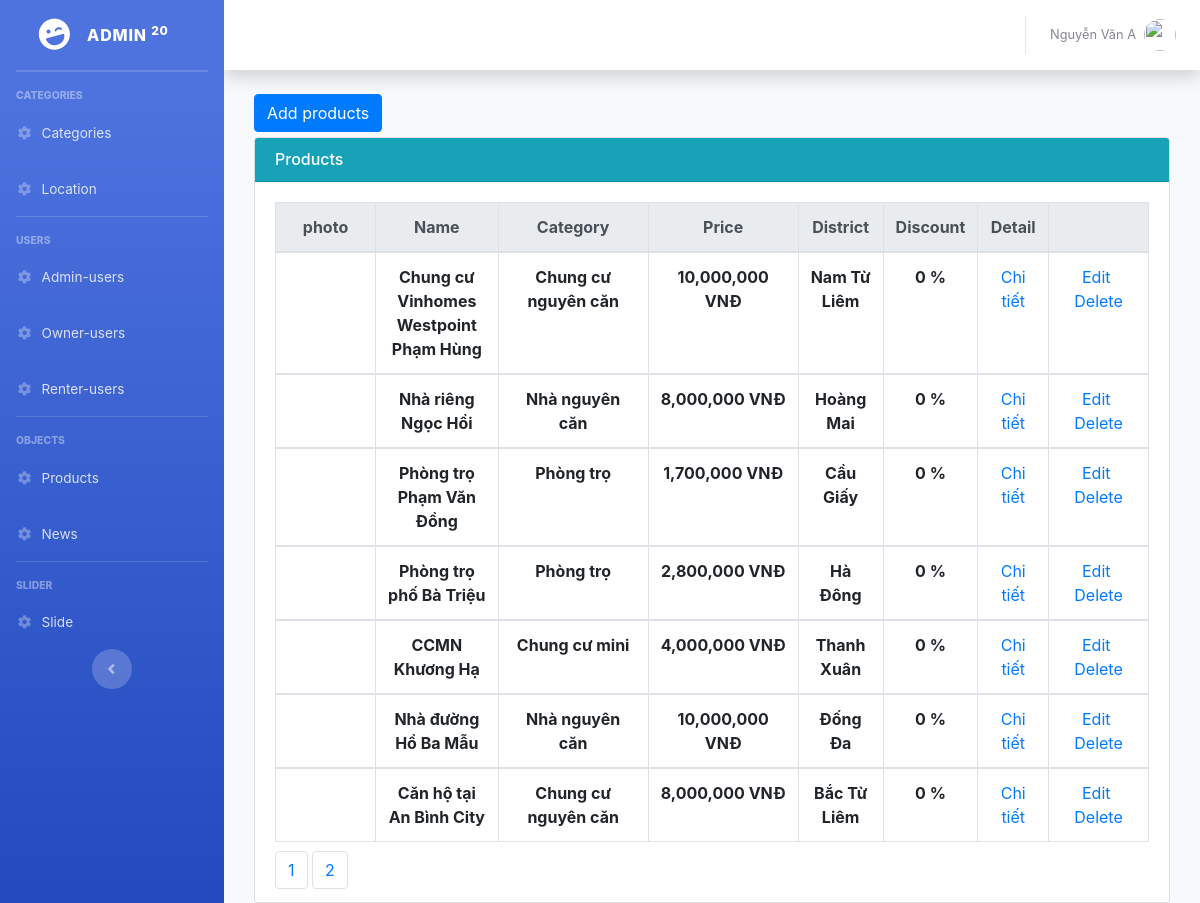
Before: /Backend/Admin/index.php?controller=products&action=read&p=2 (signed in) with the older database file.
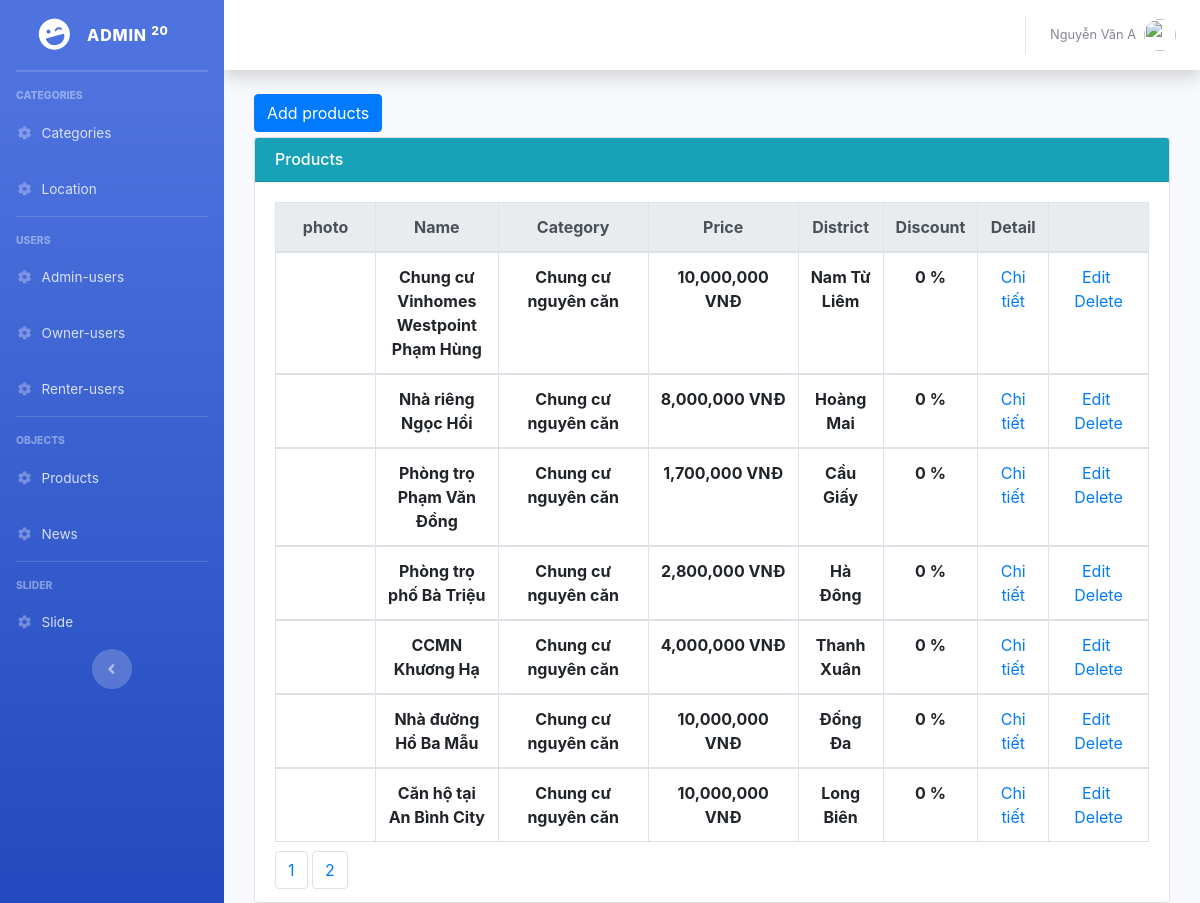
After: the same page with the newer database file.
### tables this page shows
CREATE TABLE `products` (
  `id` int(11) NOT NULL,
  `name` varchar(500) NOT NULL,
  `photo` varchar(255) NOT NULL,
  `owner_id` int(11) NOT NULL,
  `category_id` int(11) NOT NULL,
  `location_id` int(11) NOT NULL,
  `address` varchar(500) NOT NULL,
  `title` varchar(500) NOT NULL,
  `description` varchar(4000) NOT NULL,
  `area` double NOT NULL,
  `discount` double NOT NULL,
  `chung_chu` int(11) NOT NULL,
  `phong_tam` varchar(500) NOT NULL,
  `phong_bep` varchar(500) NOT NULL,
  `dieu_hoa` int(11) NOT NULL,
  `ban_cong` int(11) NOT NULL,
  `hot` int(11) NOT NULL,
  `gia_dien_nuoc` varchar(255) NOT NULL,
  `price` double NOT NULL,
  `quantities` int(11) NOT NULL,
  `date` date NOT NULL
);

CREATE TABLE `categories` (
  `id` int(11) NOT NULL,
  `name` varchar(255) NOT NULL
);

CREATE TABLE `location` (
  `id` int(11) NOT NULL,
  `name` varchar(500) NOT NULL
);

### Backend/Admin/Controllers/ProductsController.php (called while the page is built, shortened)
<?php
	include "Models/ProductsModel.php";
	class ProductsController extends ProductsModel{
		public function read(){
			$recordPerPage = 25;
			$numPage = ceil($this->modelTotal()/$recordPerPage);
			$listRecord = $this->modelRead($recordPerPage);
			include "Views/ProductsView.php";
		}
	}
 ?>

### Backend/Admin/Models/ProductsModel.php (called while the page is built, shortened)
<?php
	class ProductsModel{
		public function modelRead($recordPerPage){
			$total = $this->modelTotal();
			$numPage = ceil($total/$recordPerPage);
			$page = isset($_GET["p"]) && $_GET["p"] > 0 ? $_GET["p"]-1 : 0;
			$from = $page * $recordPerPage;
			$conn = Connection::getInstance();
			$query = $conn->query("select * from products order by id desc limit $from, $recordPerPage");
			return $query->fetchAll();
		}
		public function modelTotal(){
			$conn = Connection::getInstance();
			$query = $conn->query("select id from products order by id desc");
			return $query->rowCount();
		}
		public function modelGetCategoryName($id){
			$conn = Connection::getInstance();
			$query = $conn->query("select * from categories where id = $id");
			$record = $query->fetch();
			return $record->name;
		}
		public function modelGetLocationName($id){
			$conn = Connection::getInstance();
			$query = $conn->query("select * from location where id = $id");
			$record = $query->fetch();
			return $record->name;
		}
	}
 ?>

### Backend/Admin/Views/ProductsView.php (the view, shortened to what this page needs)
<div class="col-md-12" >
    <div style="margin-bottom:5px;">
        <a href="index.php?controller=products&action=create" class="btn btn-primary">Add products</a>
    </div>
    <div class="card card-primary">
        <h6 class="card-header bg-info" style="color: white">Products</h6>
        <div class="card-body">
            <table class="table table-bordered">
              <thead class="thead-light">
                <tr style="text-align: center;">
                  <th scope="col" style="width: 100px;">photo</th>
                  <th scope="col">Name</th>
                  <th scope="col" style="width: 150px;">Category</th>
                  <th scope="col" style="width: 150px;">Price</th>
                  <th scope="col">District</th>
                  <th scope="col" style="width: 80px;">Discount</th>
                  <th scope="col">Detail</th>
                  <th scope="col"style="width: 100px;"></th>
                </tr>
              </thead>
              <?php foreach($listRecord as $rows): ?>
              <tbody>
                <tr style="text-align: center;">
                  <td style="">
                  </td>
                  <th><?php echo $rows->name; ?></th>
                  <th><?php echo $this->modelGetCategoryName($rows->category_id); ?></th>
                  <th> <?php echo number_format($rows->price);?> VNĐ</th>
                  <th><?php echo $this->modelGetLocationName($rows->location_id); ?></th>
                  <th><?php echo number_format($rows->discount); ?> %</th>
                  <td><a href="index.php?controller=products&action=detail&id=<?php echo $rows->id;?>" class="label label-success">Chi tiết</a></td>
                  <td style="text-align:center;">
                    <a href="index.php?controller=products&action=update&id=<?php echo $rows->id; ?>">Edit</a>&nbsp;
                    <a href="index.php?controller=products&action=delete&id=<?php echo $rows->id; ?>" onclick="return window.confirm('Are you sure?');">Delete</a>
                  </td>
                </tr>
              </tbody>
              <?php endforeach; ?>
            </table>
            <ul class="pagination">
                <li class="page-item">
                    <?php for($i = 1; $i <= $numPage; $i++): ?>
                    <a href="index.php?controller=products&action=read&p=<?php echo $i; ?>" class="page-link"><?php echo $i; ?></a>
                    <?php endfor; ?>
                </li>
            </ul>
        </div>
    </div>
</div>

Changed rows visible on the page:
changed products "Nhà riêng Ngọc Hồi": category.name "Nhà nguyên căn" → "Chung cư nguyên căn"
changed products "Phòng trọ Phạm Văn Đồng": category.name "Phòng trọ" → "Chung cư nguyên căn"
changed products "Phòng trọ phố Bà Triệu": category.name "Phòng trọ" → "Chung cư nguyên căn"
changed products "CCMN Khương Hạ": category.name "Chung cư mini" → "Chung cư nguyên căn"
changed products "Nhà đường Hồ Ba Mẫu": category.name "Nhà nguyên căn" → "Chung cư nguyên căn"
changed products "Căn hộ tại An Bình City": price "8,000,000" → "10,000,000"; location.name "Bắc Từ Liêm" → "Long Biên"
